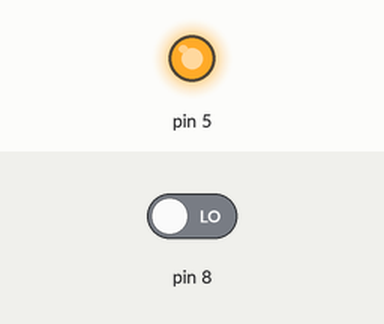
Bench run of a sketch on a simulated Arduino Uno, built with avr-gcc and run on an emulated ATmega328P. On the bench: output pins drawn as LEDs (lit = HIGH). The test bench sets the inputs (shaded band); at power-on: pin 8 LOW.

Above: at 1.2 s.
1.3 s: pin 8 driven HIGH
At 2.1 s:
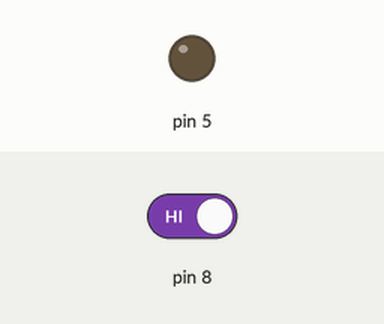
2.8 s: pin 8 driven LOW
At 3.3 s:
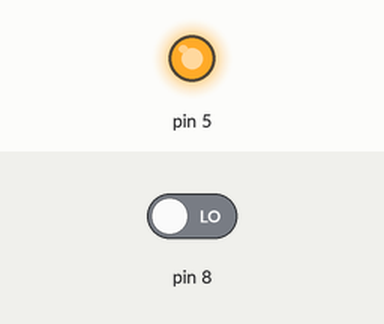
Timing chart, 0 to 5.8 s (numbered marks = the images above; inputs shaded):
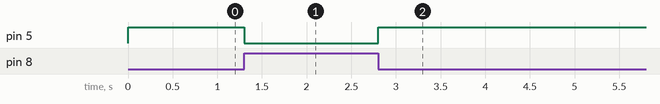

The sketch:

NOT.ino
```cpp
byte a;
void setup() {
  // put your setup code here, to run once:
  pinMode(8, INPUT);
  pinMode(5, OUTPUT);
}

void loop() {
  // put your main code here, to run repeatedly:
  a=digitalRead(8); //(pin number)
  if(a==HIGH){
    digitalWrite(5, LOW);
  }
  else{
    digitalWrite(5, HIGH);
  }
}
```

Measured:
- after the input at 1.3 s, pin 5: HIGH → LOW at once
- after the input at 2.8 s, pin 5: LOW → HIGH at once
